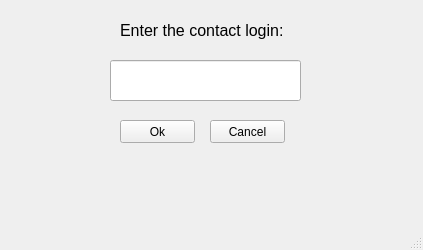
<?xml version="1.0" encoding="UTF-8"?>
<ui version="4.0">
 <class>MainWindow</class>
 <widget class="QMainWindow" name="MainWindow">
  <property name="geometry">
   <rect>
    <x>0</x>
    <y>0</y>
    <width>423</width>
    <height>250</height>
   </rect>
  </property>
  <property name="windowTitle">
   <string>MainWindow</string>
  </property>
  <widget class="QWidget" name="centralwidget">
   <widget class="QLabel" name="enter_name_label">
    <property name="geometry">
     <rect>
      <x>120</x>
      <y>20</y>
      <width>171</width>
      <height>21</height>
     </rect>
    </property>
    <property name="font">
     <font>
      <pointsize>12</pointsize>
     </font>
    </property>
    <property name="text">
     <string>Enter the contact login:</string>
    </property>
   </widget>
   <widget class="QPushButton" name="ok_btn">
    <property name="geometry">
     <rect>
      <x>120</x>
      <y>120</y>
      <width>75</width>
      <height>23</height>
     </rect>
    </property>
    <property name="text">
     <string>Ok</string>
    </property>
   </widget>
   <widget class="QLineEdit" name="entrer_name_edit">
    <property name="geometry">
     <rect>
      <x>110</x>
      <y>60</y>
      <width>191</width>
      <height>41</height>
     </rect>
    </property>
   </widget>
   <widget class="QPushButton" name="cancel_btn">
    <property name="geometry">
     <rect>
      <x>210</x>
      <y>120</y>
      <width>75</width>
      <height>23</height>
     </rect>
    </property>
    <property name="text">
     <string>Cancel</string>
    </property>
   </widget>
   <widget class="QLabel" name="extra_label">
    <property name="geometry">
     <rect>
      <x>110</x>
      <y>150</y>
      <width>191</width>
      <height>21</height>
     </rect>
    </property>
    <property name="font">
     <font>
      <pointsize>12</pointsize>
     </font>
    </property>
    <property name="text">
     <string/>
    </property>
   </widget>
  </widget>
  <widget class="QMenuBar" name="menubar">
   <property name="geometry">
    <rect>
     <x>0</x>
     <y>0</y>
     <width>423</width>
     <height>21</height>
    </rect>
   </property>
  </widget>
  <widget class="QStatusBar" name="statusbar"/>
 </widget>
 <resources/>
 <connections/>
</ui>
